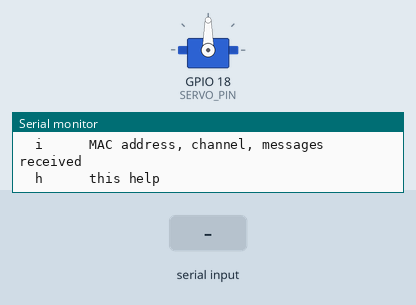
Recording of a sketch running on a simulated ESP32. Shown: servo, the last lines printed to the serial monitor. The test bench sets the inputs (shaded band). Random numbers use the default seed unless the sketch sets one.

Above: at 1.7 s.
1.8 s: "t\n" received over Serial
At 3.72 s:
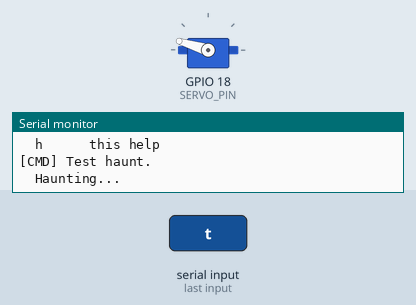
At 5.84 s:
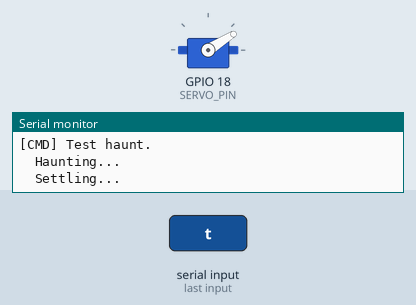
7.8 s: "a90\n" received over Serial
At 8.26 s:
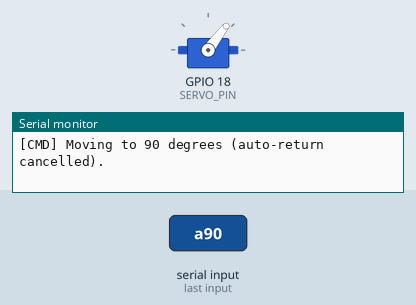
Timing chart, 0 to 10.8 s (numbered marks = the images above; inputs shaded):
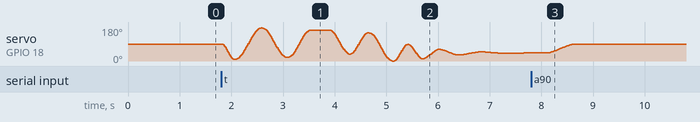

Measured:
- after the input at 7.8 s, servo on GPIO 18 (SERVO_PIN): moves from 43° to 90° over 0.52 s, starting after 0.31 s

The sketch:

haunted_clock.ino
```cpp
/*
  Children of the Pier - Haunted Clock - ESP32 (ESP-NOW + Servo)
  ----------------------------------------------------------------------
  Second half of the capacitive touch puzzle. When touch_puzzle.ino is
  solved it sends a "solved" message over ESP-NOW. This board swings
  the clock hand around wildly for a few seconds, then lets it wind
  down and settle on FINAL_ANGLE, where the answer is painted. After
  RETURN_DELAY_MS it quietly returns to REST_ANGLE, ready for the next
  group.

  Library needed (install via Tools > Manage Libraries):
    - ESP32Servo  (Kevin Harrington / madhephaestus)
  ESP-NOW and WiFi come with the ESP32 board package. Built for the
  classic ESP32 on Arduino-ESP32 core 3.3.x.

  ----------------------------------------------------------------------
  ABOUT THE SG90
  ----------------------------------------------------------------------
  A standard SG90 only turns 180 degrees - it cannot spin all the way
  round. The "haunting" is fast, erratic swings across that range, and
  the hand can only ever point at half the clock face. If it needs to
  reach the whole face, gear the hand 2:1 off the servo horn.
  A "continuous rotation" servo (FS90R etc.) would spin freely but has
  no position feedback, so it could not reliably stop on the answer.

  ----------------------------------------------------------------------
  HOW THE LINK WORKS
  ----------------------------------------------------------------------
  ESP-NOW sends short messages directly between ESP32s - no router, no
  WiFi network. Both boards must use the same ESPNOW_CHANNEL and the
  same PierMessage layout (copy that section into both sketches).

  This board prints its MAC address at startup (and with the "i"
  command). The touch puzzle needs that MAC to send to it.

  ----------------------------------------------------------------------
  SERIAL MONITOR (115200 baud, line ending: Newline)
  ----------------------------------------------------------------------
    t      run the full haunt, exactly as a real solve does
    a90    move the hand smoothly to 90 degrees (any MIN-MAX angle),
           for finding where the answer sits on the face
    f135   set the final angle used by the haunt (until reset - copy
           the value you like into FINAL_ANGLE and reflash)
    r      return the hand to REST_ANGLE now
    i      info: MAC address, channel, messages received
    h      help

  Wiring:
    Servo signal wire          -> GPIO 18 (or change SERVO_PIN below)
    Servo power (red)          -> 5V
    Servo ground (brown/black) -> GND (shared with ESP32 GND)

  Power note: the haunt is the hardest thing a servo can do - constant
  fast reversals, each one a current spike. If the ESP32 resets or the
  hand stutters mid-haunt, give the servo its own 5V supply and just
  share ground with the ESP32. The startup banner prints why the board
  last restarted - "brownout" there means exactly this.

  Heat: whenever the hand is still, the servo is relaxed (no pulses), so
  it isn't straining to hold position. If it still runs hot, check the
  ends of travel: type a0 and a180 - if the servo buzzes or hums there,
  it is pushing against its internal stop. Pull MIN_ANGLE / MAX_ANGLE in
  until it goes quiet.
*/

#include <WiFi.h>
#include <esp_now.h>
#include <esp_wifi.h>
#include <ESP32Servo.h>

// ============================================================
// CONFIG
// ============================================================

const int SERVO_PIN = 18;

// Pulse widths for 0 and 180 degrees.
const int SERVO_MIN_US = 500;
const int SERVO_MAX_US = 2400;

// Limits of travel. Pull these in a few degrees if the servo buzzes or
// strains at the ends, or if the hand would hit something.
const int MIN_ANGLE = 0;
const int MAX_ANGLE = 180;

// Where the hand sits before the puzzle is solved.
const int REST_ANGLE = 90;

// Where the hand settles after the haunt - pointing at the answer.
// Placeholder for now; find the real one with the "a" command.
const int FINAL_ANGLE = 43;

// How long the wild-swinging part lasts. The wind-down onto
// FINAL_ANGLE adds about another 2 seconds after this.
const unsigned long HAUNT_SPIN_MS = 3000;

// How long the hand stays on the answer before returning to REST_ANGLE,
// and how long that return move takes.
const unsigned long RETURN_DELAY_MS = 10000;
const unsigned long RETURN_MOVE_MS = 1500;

// Top speed of the hand, in degrees per second, for every move. Lower
// is gentler on a USB power bank (a servo draws the most current while
// it accelerates) and a slower, heavier haunt reads as creepier. An
// unloaded SG90 manages about 600; the haunt was near that before.
// Moves that would go faster are stretched out to stay under this.
const float MAX_SPEED_DEG_PER_S = 500;

// Relax the servo (stop sending pulses) whenever the hand is still, so
// it doesn't sit there straining and heating up. The gears hold a light
// hand in place. Set false if the hand droops under its own weight.
const bool RELAX_WHEN_STILL = true;

// A new position is sent every servo frame (50Hz = 20ms).
const unsigned long SERVO_FRAME_MS = 20;

// Both boards must be on the same channel. Neither joins a WiFi
// network, so any channel 1-13 works as long as they match.
const uint8_t ESPNOW_CHANNEL = 1;

// ============================================================
// Message format - must be IDENTICAL in touch_puzzle.ino
// ============================================================

const uint32_t PIER_MAGIC = 0x52454950;  // "PIER" - ignore anything else
const uint8_t MSG_SOLVED = 1;            // touch puzzle solved: run the haunt
const uint8_t MSG_PING = 2;              // link test: just log it

struct __attribute__((packed)) PierMessage {
  uint32_t magic;
  uint8_t type;
  uint32_t eventId;  // random per event, so a resent copy isn't acted on twice
};

// ============================================================
// State
// ============================================================

Servo handServo;
float currentAngle = REST_ANGLE;
int finalAngle = FINAL_ANGLE;

bool espNowReady = false;

// Set when the haunt finishes; loop() returns the hand to rest once
// RETURN_DELAY_MS has passed. Checked in loop() rather than waited out
// with delay(), so serial commands and messages still work meanwhile.
bool returnPending = false;
unsigned long settledAtMs = 0;

// Messages arrive on the WiFi task, not the loop() task, and the haunt
// takes several seconds. So the receive callback only queues the
// message; loop() picks it up and does the real work.
struct Incoming {
  PierMessage msg;
  uint8_t mac[6];
};
QueueHandle_t incomingQueue;

uint32_t lastEventId = 0;
unsigned long messagesReceived = 0;
unsigned long lastMessageMs = 0;

// ============================================================
// ESP-NOW
// ============================================================

void onEspNowReceive(const esp_now_recv_info_t *info, const uint8_t *data, int len) {
  if (len != sizeof(PierMessage)) {
    return;
  }
  Incoming in;
  memcpy(&in.msg, data, sizeof(PierMessage));
  if (in.msg.magic != PIER_MAGIC) {
    return;
  }
  memcpy(in.mac, info->src_addr, 6);
  xQueueSend(incomingQueue, &in, 0);  // 0 = never block in a WiFi callback
}

bool startEspNow() {
  WiFi.mode(WIFI_STA);
  WiFi.disconnect();
  esp_wifi_set_channel(ESPNOW_CHANNEL, WIFI_SECOND_CHAN_NONE);

  if (esp_now_init() != ESP_OK) {
    return false;
  }
  esp_now_register_recv_cb(onEspNowReceive);
  return true;
}

void handleMessage(const Incoming &in) {
  messagesReceived++;
  lastMessageMs = millis();

  Serial.printf("[ESP-NOW] From %02x:%02x:%02x:%02x:%02x:%02x  ", in.mac[0], in.mac[1],
                in.mac[2], in.mac[3], in.mac[4], in.mac[5]);

  if (in.msg.type == MSG_PING) {
    Serial.println("ping - link OK.");
  } else if (in.msg.type == MSG_SOLVED) {
    if (in.msg.eventId == lastEventId) {
      Serial.println("solved (repeat of the last one - ignored).");
      return;
    }
    lastEventId = in.msg.eventId;
    Serial.println("SOLVED - starting the haunt.");
    haunt();
  } else {
    Serial.printf("unknown message type %u - ignored.\n", in.msg.type);
  }
}

// ============================================================

void setup() {
  Serial.begin(115200);
  delay(300);

  incomingQueue = xQueueCreate(8, sizeof(Incoming));

  ESP32PWM::allocateTimer(0);
  handServo.setPeriodHertz(50);
  handServo.attach(SERVO_PIN, SERVO_MIN_US, SERVO_MAX_US);
  handServo.writeMicroseconds(angleToUs(REST_ANGLE));
  currentAngle = REST_ANGLE;

  Serial.println();
  Serial.println("=== Haunted Clock ===");
  Serial.print("Last restart: ");
  Serial.println(resetReasonText(esp_reset_reason()));

  espNowReady = startEspNow();
  if (espNowReady) {
    Serial.printf("ESP-NOW listening on channel %u.\n", ESPNOW_CHANNEL);
  } else {
    Serial.println("*** ESP-NOW failed to start - serial commands still work. ***");
  }
  Serial.print("This clock's MAC address: ");
  Serial.println(WiFi.macAddress());
  Serial.println("  (the touch puzzle needs this to send to it)");
  Serial.printf("Rest angle %d, final angle %d.\n", REST_ANGLE, finalAngle);
  Serial.println();
  printHelp();

  relaxServo();  // the WiFi startup above gave it time to reach rest
}

void loop() {
  handleSerial();

  Incoming in;
  while (xQueueReceive(incomingQueue, &in, 0) == pdTRUE) {
    handleMessage(in);
  }

  if (returnPending && millis() - settledAtMs >= RETURN_DELAY_MS) {
    returnPending = false;
    Serial.printf("Returning to rest (%d degrees).\n", REST_ANGLE);
    moveTo(REST_ANGLE, RETURN_MOVE_MS);
    relaxServo();
  }
}

// ============================================================
// Servo motion
// ============================================================

int angleToUs(float angle) {
  return SERVO_MIN_US + lroundf((SERVO_MAX_US - SERVO_MIN_US) * angle / 180.0f);
}

int clampAngle(float angle) {
  return constrain((int)lroundf(angle), MIN_ANGLE, MAX_ANGLE);
}

// Moves the hand to an angle over durationMs, easing in and out so
// each swing starts and stops like something with weight. Blocks
// until the move is finished. Takes longer than durationMs if needed
// to stay under MAX_SPEED_DEG_PER_S.
void moveTo(int target, unsigned long durationMs) {
  target = clampAngle(target);
  float from = currentAngle;

  // The ease-in-out curve peaks at pi/2 times its average speed, in the
  // middle of the move - that peak is what has to stay under the limit.
  float distance = fabsf(target - from);
  unsigned long minMs = (unsigned long)(1000.0f * (PI / 2) * distance / MAX_SPEED_DEG_PER_S);
  if (durationMs < minMs) {
    durationMs = minMs;
  }
  unsigned long start = millis();
  unsigned long elapsed;

  while ((elapsed = millis() - start) < durationMs) {
    float t = (float)elapsed / durationMs;
    float eased = 0.5f - 0.5f * cosf(PI * t);
    handServo.writeMicroseconds(angleToUs(from + (target - from) * eased));
    delay(SERVO_FRAME_MS);
  }
  handServo.writeMicroseconds(angleToUs(target));
  currentAngle = target;
}

// Stops the pulses so the servo goes limp at its current position.
// The next moveTo() starts the pulses again at the right width, so the
// hand doesn't jump. (detach() would, which is why it isn't used.)
void relaxServo() {
  if (!RELAX_WHEN_STILL) {
    return;
  }
  delay(250);  // let the hand physically catch up with the last write
  handServo.release();
}

// The haunt: a burst of wild swings, then a wind-down that overshoots
// the final angle less and less each time, like a pendulum losing
// energy, until it stops on the answer.
void haunt() {
  Serial.println("  Haunting...");
  unsigned long start = millis();
  bool goHigh = currentAngle < (MIN_ANGLE + MAX_ANGLE) / 2;

  while (millis() - start < HAUNT_SPIN_MS) {
    int roll = random(100);
    if (roll < 60) {
      // Big lunge to the far side - the "spinning" look.
      int target = goHigh ? random(MAX_ANGLE - 40, MAX_ANGLE + 1)
                          : random(MIN_ANGLE, MIN_ANGLE + 41);
      moveTo(target, random(180, 350));
      goHigh = !goHigh;
    } else if (roll < 85) {
      // Nervous twitches where it is.
      for (int i = random(2, 5); i > 0; i--) {
        moveTo(currentAngle + random(-12, 13), random(40, 80));
      }
    } else {
      // Freeze for a beat, as if something is holding it.
      delay(random(150, 400));
    }
  }

  Serial.println("  Settling...");
  const float overshoot[] = {45, -30, 18, -10, 5, -2, 0};
  const int swings = sizeof(overshoot) / sizeof(overshoot[0]);
  for (int i = 0; i < swings; i++) {
    moveTo(finalAngle + overshoot[i], 220 + i * 50);
  }

  Serial.printf("  Hand stopped at %d degrees. Returning to rest in %lu s.\n", finalAngle,
                RETURN_DELAY_MS / 1000);
  relaxServo();
  returnPending = true;
  settledAtMs = millis();
}

// ============================================================
// Serial Monitor test commands
// ============================================================

void handleSerial() {
  static String line = "";
  while (Serial.available()) {
    char c = Serial.read();
    if (c == '\n' || c == '\r') {
      line.trim();
      if (line.length() > 0) {
        handleCommand(line);
      }
      line = "";
    } else {
      line += c;
      if (line.length() > 16) {
        line = "";  // runaway guard
      }
    }
  }
}

void handleCommand(String cmd) {
  cmd.toLowerCase();
  char c = cmd.charAt(0);
  String arg = cmd.substring(1);
  arg.trim();

  if (c == 't' && arg.length() == 0) {
    Serial.println("[CMD] Test haunt.");
    haunt();
  } else if (c == 'a') {
    int angle;
    if (!parseAngle(arg, angle)) {
      return;
    }
    returnPending = false;
    Serial.printf("[CMD] Moving to %d degrees (auto-return cancelled).\n", angle);
    moveTo(angle, 600);
    relaxServo();
  } else if (c == 'f') {
    int angle;
    if (!parseAngle(arg, angle)) {
      return;
    }
    finalAngle = angle;
    Serial.printf("[CMD] Final angle set to %d (until reset - put it in FINAL_ANGLE to keep it).\n",
                  finalAngle);
  } else if (c == 'r' && arg.length() == 0) {
    returnPending = false;
    Serial.printf("[CMD] Returning to rest (%d degrees).\n", REST_ANGLE);
    moveTo(REST_ANGLE, RETURN_MOVE_MS);
    relaxServo();
  } else if (c == 'i' && arg.length() == 0) {
    printInfo();
  } else if ((c == 'h' || c == '?') && arg.length() == 0) {
    printHelp();
  } else {
    Serial.printf("Unknown command \"%s\" - type h for help.\n", cmd.c_str());
  }
}

// Reads an angle typed after a command letter. Prints why and returns
// false if it isn't a whole number inside MIN_ANGLE-MAX_ANGLE.
bool parseAngle(const String &arg, int &angle) {
  bool digitsOnly = arg.length() > 0;
  for (unsigned int i = 0; i < arg.length(); i++) {
    if (!isDigit(arg[i])) {
      digitsOnly = false;
    }
  }
  angle = arg.toInt();
  if (!digitsOnly || angle < MIN_ANGLE || angle > MAX_ANGLE) {
    Serial.printf("Need an angle %d-%d after the letter, e.g. a90.\n", MIN_ANGLE, MAX_ANGLE);
    return false;
  }
  return true;
}

void printInfo() {
  Serial.println("--- Info ---");
  Serial.print("  MAC:       ");
  Serial.println(WiFi.macAddress());
  Serial.printf("  ESP-NOW:   %s, channel %u\n", espNowReady ? "running" : "FAILED",
                ESPNOW_CHANNEL);
  Serial.printf("  Messages:  %lu received", messagesReceived);
  if (messagesReceived > 0) {
    Serial.printf(", last %lu s ago", (millis() - lastMessageMs) / 1000);
  }
  Serial.println();
  Serial.printf("  Hand:      %d degrees (rest %d, final %d)\n", clampAngle(currentAngle),
                REST_ANGLE, finalAngle);
  if (returnPending) {
    unsigned long elapsed = millis() - settledAtMs;
    unsigned long remaining = elapsed < RETURN_DELAY_MS ? RETURN_DELAY_MS - elapsed : 0;
    Serial.printf("  Returning to rest in %lu s\n", remaining / 1000);
  }
}

void printHelp() {
  Serial.println("Commands (line ending: Newline):");
  Serial.println("  t      run the full haunt (same as a real solve)");
  Serial.printf("  a90    move the hand to an angle (%d-%d)\n", MIN_ANGLE, MAX_ANGLE);
  Serial.println("  f135   set the final angle for the haunt (until reset)");
  Serial.println("  r      return to rest angle now");
  Serial.println("  i      MAC address, channel, messages received");
  Serial.println("  h      this help");
}

const char *resetReasonText(esp_reset_reason_t reason) {
  switch (reason) {
    case ESP_RST_POWERON:  return "power on";
    case ESP_RST_EXT:      return "reset button";
    case ESP_RST_SW:       return "software restart (e.g. after upload)";
    case ESP_RST_PANIC:    return "*** CRASH (panic) ***";
    case ESP_RST_INT_WDT:
    case ESP_RST_TASK_WDT:
    case ESP_RST_WDT:      return "*** WATCHDOG - something hung ***";
    case ESP_RST_BROWNOUT: return "*** BROWNOUT - power dipped, likely the servo ***";
    default:               return "other";
  }
}
```
